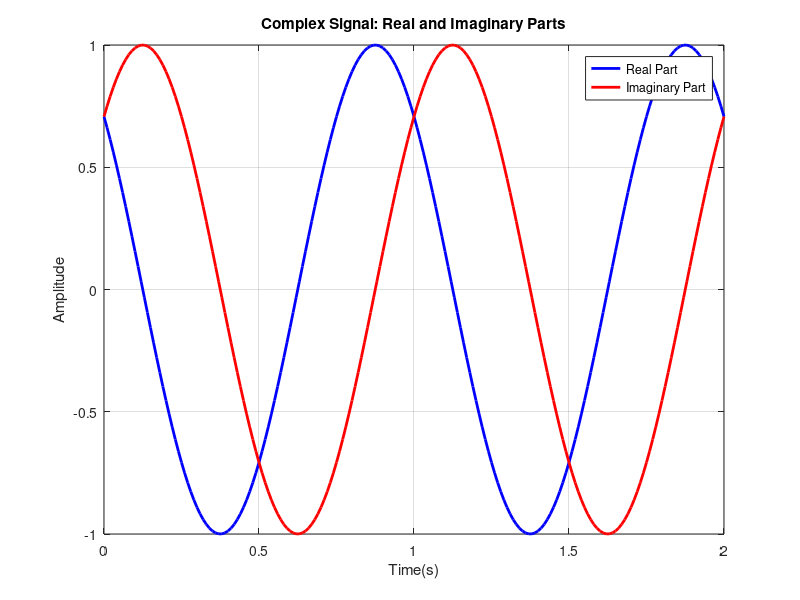

Reproduce this figure in MATLAB.
clc;
clear;
close all;
A=1;
omega=2*pi*1;
phi=pi/4;
t=0:0.01:2;
z=A*exp(1j*(omega*t+phi));
real_part=real(z);
imag_part=imag(z);
figure;
plot(t,real_part,'b','LineWidth',2);
hold on;
plot(t,imag_part,'r','LineWidth',2);
title('Complex Signal: Real and Imaginary Parts');
xlabel('Time(s)');
ylabel('Amplitude');
legend('Real Part','Imaginary Part');
grid on;
